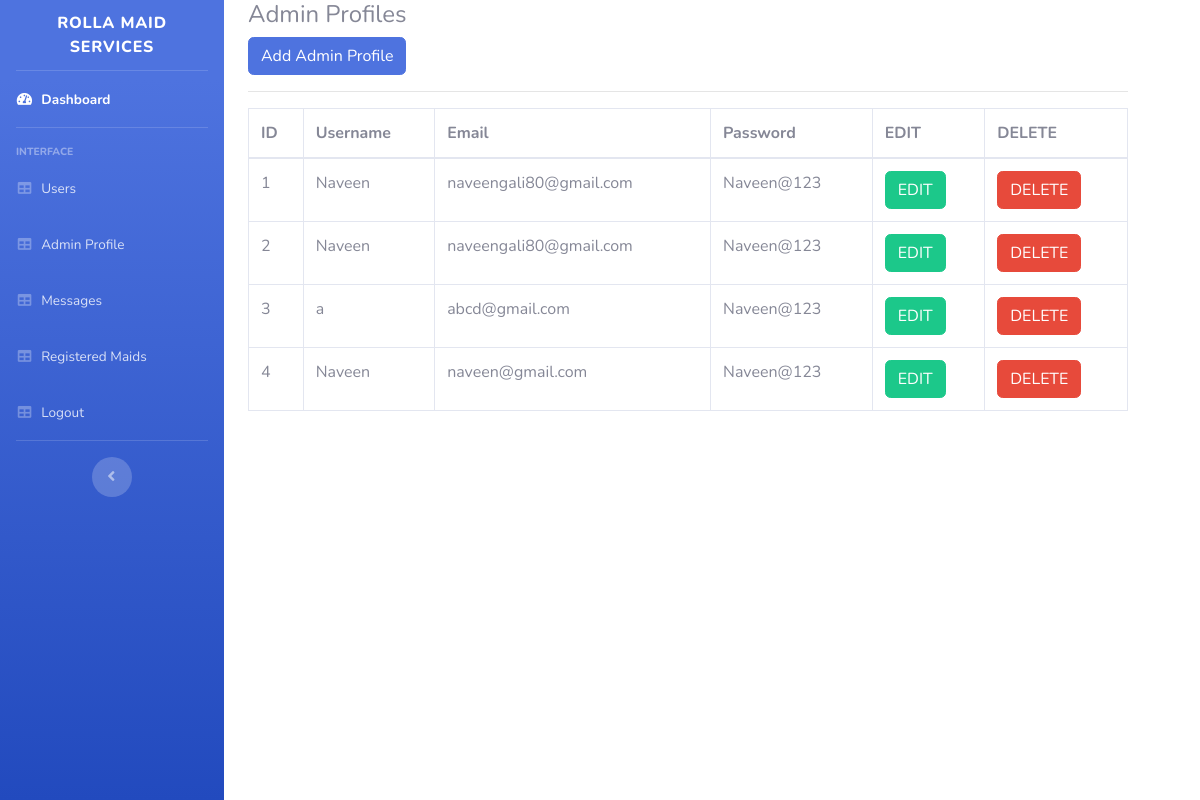
/admin/register.php, run on the app's committed database.
### tables this page shows
CREATE TABLE `admin_register` (
  `id` int(11) NOT NULL,
  `username` varchar(250) NOT NULL,
  `mobile_number` text NOT NULL,
  `email` varchar(250) NOT NULL,
  `password` varchar(250) NOT NULL
);

### admin/register.php (the view, shortened to what this page needs)
<?php
require ('../assets/common.php');
require ("includes/header.php");
require ("includes/navbar.php");
?>
<div class="container">
    <h4>Admin Profiles</h4>
    <button type="button" class="btn btn-primary" data-toggle="modal" data-target="#addadminprofile">
        Add Admin Profile
    </button>
    <hr />
    <div class="table-responsive">
        <?php
        $query = "SELECT * FROM admin_register";
        $query_run = mysqli_query($con, $query) or die(mysqli_error($con));
        ?>
        <table class="table table-bordered" style="width: 100%" id="dataTable" width="100%" cellspacing="0">
            <thead>
            <tr>
                <th> ID </th>
                <th> Username </th>
                <th>Email </th>
                <th>Password</th>
                <th>EDIT</th>
                <th>DELETE</th>
            </tr>
            </thead>
            <tbody>
            <?php
            if(mysqli_num_rows($query_run) > 0)
            {
                while($row = mysqli_fetch_assoc($query_run))
                {
                    ?>
                    <tr>
                        <td><?php  echo $row['id']; ?></td>
                        <td><?php  echo $row['username']; ?></td>
                        <td><?php  echo $row['email']; ?></td>
                        <td><?php  echo $row['password']; ?></td>
                        <td>
                            <form action="register_edit.php" method="post">
                                <button  type="submit" name="edit_btn" class="btn btn-success"> EDIT</button>
                            </form>
                        </td>
                        <td>
                            <form action="code.php" method="post">
                                <button type="submit" name="delete_btn" class="btn btn-danger"> DELETE</button>
                            </form>
                        </td>
                    </tr>
                    <?php
                }
            }
            else {
                echo "No Record Found";
            }
            ?>
            </tbody>
        </table>
    </div>
</div>
<?php
    require ("includes/footer.php");
?>

### admin/includes/header.php (shortened to what this page needs)
<!DOCTYPE html>
<html lang="en">
<head>
    <link href="vendor/fontawesome-free/css/all.min.css" rel="stylesheet" type="text/css">
    <link href="css/sb-admin-2.min.css" rel="stylesheet">
</head>
<body id="page-top">
    <div id="wrapper">

### admin/includes/navbar.php (shortened to what this page needs)
 <ul class="navbar-nav bg-gradient-primary sidebar sidebar-dark accordion" id="accordionSidebar">
<a class="sidebar-brand d-flex align-items-center justify-content-center" href="../index.php">
    <div class="sidebar-brand-text mx-3">Rolla Maid Services</div>
</a>
<hr class="sidebar-divider my-0">
<li class="nav-item active">
    <a class="nav-link" href="#">
        <i class="fas fa-fw fa-tachometer-alt"></i>
        <span>Dashboard</span></a>
</li>
<hr class="sidebar-divider">
<div class="sidebar-heading">
    Interface
</div>
     <li class="nav-item">
         <a class="nav-link" href="users.php">
             <i class="fas fa-fw fa-table"></i>
             <span>Users</span></a>
     </li>
     <li class="nav-item">
         <a class="nav-link" href="register.php">
             <i class="fas fa-fw fa-table"></i>
             <span>Admin Profile</span></a>
     </li>
     <li class="nav-item">
         <a class="nav-link" href="messages.php">
             <i class="fas fa-fw fa-table"></i>
             <span>Messages</span></a>
     </li>
     <li class="nav-item">
         <a class="nav-link" href="registeredMaids.php">
             <i class="fas fa-fw fa-table"></i>
             <span>Registered Maids</span></a>
     </li>
     <li class="nav-item">
         <a class="nav-link" href="logout.php">
             <i class="fas fa-fw fa-table"></i>
             <span>Logout</span></a>
     </li>
<hr class="sidebar-divider">
<div class="text-center d-none d-md-inline">
    <button class="rounded-circle border-0" id="sidebarToggle"></button>
</div>
</ul>

### admin/includes/footer.php (shortened to what this page needs)
            <footer class="sticky-footer bg-white">
            </footer>
        </div>
</body>
</html>

### data on the page
admin_register: id "1", username "Naveen", email "naveengali80@gmail.com", password "Naveen@123"
admin_register: id "2", username "Naveen", email "naveengali80@gmail.com", password "Naveen@123"
admin_register: id "3", username "a", email "abcd@gmail.com", password "Naveen@123"
admin_register: id "4", username "Naveen", email "naveen@gmail.com", password "Naveen@123"
